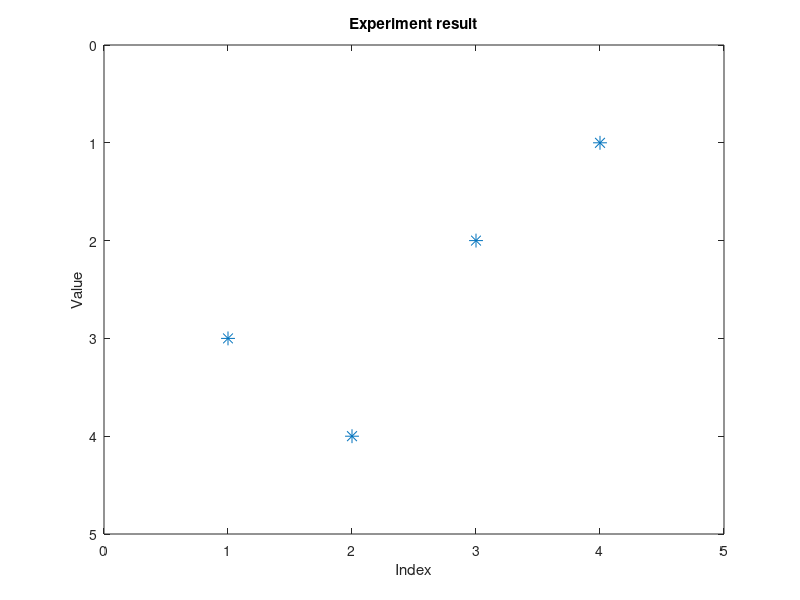

Write MATLAB code to recreate this figure.
clear; clc; close all;

Nt = 4;  % Implementation note.
M_SM = 8;  % Implementation note.
K = 4;  % Implementation note.
omega8 = exp(1i * 2 * pi / 8);  % Implementation note.

% Implementation note.
input_bits = [1 0 0 1 0;  % Implementation note.
              1 1 0 1 1;  % Implementation note.
              0 1 1 1 0;  % Implementation note.
              0 0 1 0 0];  % Implementation note.

% Implementation note.
D = zeros(Nt, K);

for k = 1:K
    % Implementation note.
    space_bits = input_bits(k, 1:2);  % Implementation note.
    const_bits = input_bits(k, 3:5);  % Implementation note.
    
    % Implementation note.
    n_k = bi2de(space_bits, 'left-msb') + 1;  % Implementation note.
    
    % Implementation note.
    const_idx = bi2de(const_bits, 'left-msb');  % Implementation note.
    S_k = omega8^const_idx;  % Implementation note.
    
    % Implementation note.
    d_k = zeros(Nt, 1);
    d_k(n_k) = S_k;  % Implementation note.
    
    % Implementation note.
    D(:, k) = d_k;
end

disp('Output');
disp('Output');
disp(input_bits);

disp(' ');
disp('Output');
for m = 0:M_SM-1
    fprintf('Output: %d, %d, %.4f, %.4f\n', m, m, real(omega8^m), imag(omega8^m));
end

disp(' ');
disp('Output');
disp(D);

% Implementation note.
figure;
spy(D, 10);  % Implementation note.
title('Experiment result');
xlabel('Index');
ylabel('Value');
